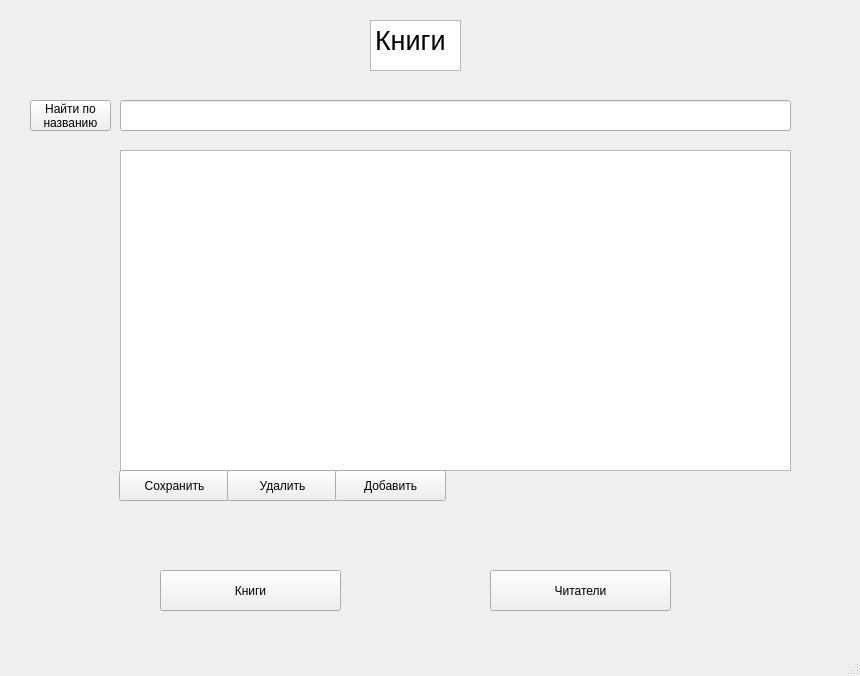
<?xml version="1.0" encoding="UTF-8"?>
<ui version="4.0">
 <class>MainWindow</class>
 <widget class="QMainWindow" name="MainWindow">
  <property name="geometry">
   <rect>
    <x>0</x>
    <y>0</y>
    <width>860</width>
    <height>676</height>
   </rect>
  </property>
  <property name="windowTitle">
   <string>MainWindow</string>
  </property>
  <property name="styleSheet">
   <string notr="true"/>
  </property>
  <widget class="QWidget" name="centralwidget">
   <property name="styleSheet">
    <string notr="true"/>
   </property>
   <widget class="QPushButton" name="btn1">
    <property name="geometry">
     <rect>
      <x>490</x>
      <y>570</y>
      <width>181</width>
      <height>41</height>
     </rect>
    </property>
    <property name="text">
     <string>Читатели</string>
    </property>
   </widget>
   <widget class="QPushButton" name="btn1_1">
    <property name="geometry">
     <rect>
      <x>160</x>
      <y>570</y>
      <width>181</width>
      <height>41</height>
     </rect>
    </property>
    <property name="text">
     <string>Книги</string>
    </property>
   </widget>
   <widget class="QTextBrowser" name="textBrowser">
    <property name="geometry">
     <rect>
      <x>370</x>
      <y>20</y>
      <width>91</width>
      <height>51</height>
     </rect>
    </property>
    <property name="html">
     <string>&lt;!DOCTYPE HTML PUBLIC &quot;-//W3C//DTD HTML 4.0//EN&quot; &quot;http://www.w3.org/TR/REC-html40/strict.dtd&quot;&gt;
&lt;html&gt;&lt;head&gt;&lt;meta name=&quot;qrichtext&quot; content=&quot;1&quot; /&gt;&lt;style type=&quot;text/css&quot;&gt;
p, li { white-space: pre-wrap; }
&lt;/style&gt;&lt;/head&gt;&lt;body style=&quot; font-family:'MS Shell Dlg 2'; font-size:8.25pt; font-weight:400; font-style:normal;&quot;&gt;
&lt;p style=&quot; margin-top:0px; margin-bottom:0px; margin-left:0px; margin-right:0px; -qt-block-indent:0; text-indent:0px;&quot;&gt;&lt;span style=&quot; font-size:20pt;&quot;&gt;Книги&lt;/span&gt;&lt;/p&gt;&lt;/body&gt;&lt;/html&gt;</string>
    </property>
   </widget>
   <widget class="QPushButton" name="find_t">
    <property name="geometry">
     <rect>
      <x>30</x>
      <y>100</y>
      <width>81</width>
      <height>31</height>
     </rect>
    </property>
    <property name="styleSheet">
     <string notr="true"/>
    </property>
    <property name="text">
     <string>Найти по 
названию</string>
    </property>
   </widget>
   <widget class="QLineEdit" name="lineEdit">
    <property name="geometry">
     <rect>
      <x>120</x>
      <y>100</y>
      <width>671</width>
      <height>31</height>
     </rect>
    </property>
   </widget>
   <widget class="QTableWidget" name="tableWidget">
    <property name="geometry">
     <rect>
      <x>120</x>
      <y>150</y>
      <width>671</width>
      <height>321</height>
     </rect>
    </property>
   </widget>
   <widget class="QPushButton" name="btn_save">
    <property name="geometry">
     <rect>
      <x>119</x>
      <y>470</y>
      <width>111</width>
      <height>31</height>
     </rect>
    </property>
    <property name="text">
     <string>Сохранить</string>
    </property>
   </widget>
   <widget class="QPushButton" name="btn_delete">
    <property name="geometry">
     <rect>
      <x>227</x>
      <y>470</y>
      <width>111</width>
      <height>31</height>
     </rect>
    </property>
    <property name="text">
     <string>Удалить</string>
    </property>
   </widget>
   <widget class="QPushButton" name="btn_add">
    <property name="geometry">
     <rect>
      <x>335</x>
      <y>470</y>
      <width>111</width>
      <height>31</height>
     </rect>
    </property>
    <property name="text">
     <string>Добавить</string>
    </property>
   </widget>
   <widget class="QLabel" name="label">
    <property name="geometry">
     <rect>
      <x>120</x>
      <y>520</y>
      <width>321</width>
      <height>21</height>
     </rect>
    </property>
    <property name="text">
     <string/>
    </property>
   </widget>
  </widget>
  <widget class="QMenuBar" name="menubar">
   <property name="geometry">
    <rect>
     <x>0</x>
     <y>0</y>
     <width>860</width>
     <height>21</height>
    </rect>
   </property>
  </widget>
  <widget class="QStatusBar" name="statusbar"/>
 </widget>
 <resources>
  <include location="new.qrc"/>
 </resources>
 <connections/>
</ui>
